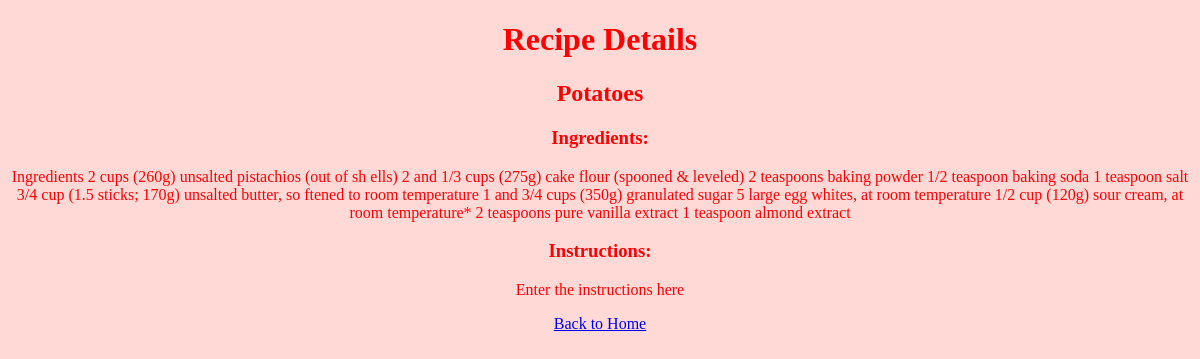
/recipe/1, run on the app's committed database.
### app.py (models this page shows)
class Recipe(db.Model):
    id = db.Column(db.Integer, primary_key=True)
    title = db.Column(db.String(100), nullable=False)
    ingredients = db.Column(db.Text, nullable=False)
    instructions = db.Column(db.Text, nullable=False)

### app.py (the view)
@app.route('/recipe/<int:recipe_index>')
def recipe_details(recipe_index):
    with app.app_context():
        recipe = Recipe.query.get(recipe_index)
    return render_template('recipe_details.html', recipe=recipe)

### templates/recipe_details.html (shortened to what this page needs)
<!DOCTYPE html>
<html>
<head>
  <link rel="stylesheet" type="text/css" href="{{ url_for('static', filename='recipe.css') }}">
</head>
<body>
  <h1>Recipe Details</h1>
  <div class="recipe-details">
    <h2>{{ recipe.title }}</h2>
    <h3>Ingredients:</h3>
    <p>{{ recipe.ingredients }}</p>
    <h3>Instructions:</h3>
    <p>{{ recipe.instructions }}</p>
  </div>
  <a href="{{ url_for('home') }}">Back to Home</a>
</body>
</html>

### static/recipe.css (style rules this page uses)
body { background-color: #ffd9d6; color: red; text-align: center; }

### data on the page
Recipe: title "Potatoes", ingredients "Ingredients 2 cups (260g) unsalted pistachios (out of sh ells) 2 and 1/3 cups (275g) cake flour (spooned & leveled) 2 teaspoons baking powder 1/2 teaspoon baking soda 1 teaspoon salt 3/4 cup (1.5 sticks; 170g) unsalted butter, so ftened to room temperature 1 and 3/4 cups (350g) granulated sugar 5 large egg whites, at room temperature 1/2 cup (120g) sour cream, at room temperature* 2 teaspoons pure vanilla extract 1 teaspoon almond extract", instructions "Enter the instructions here"
